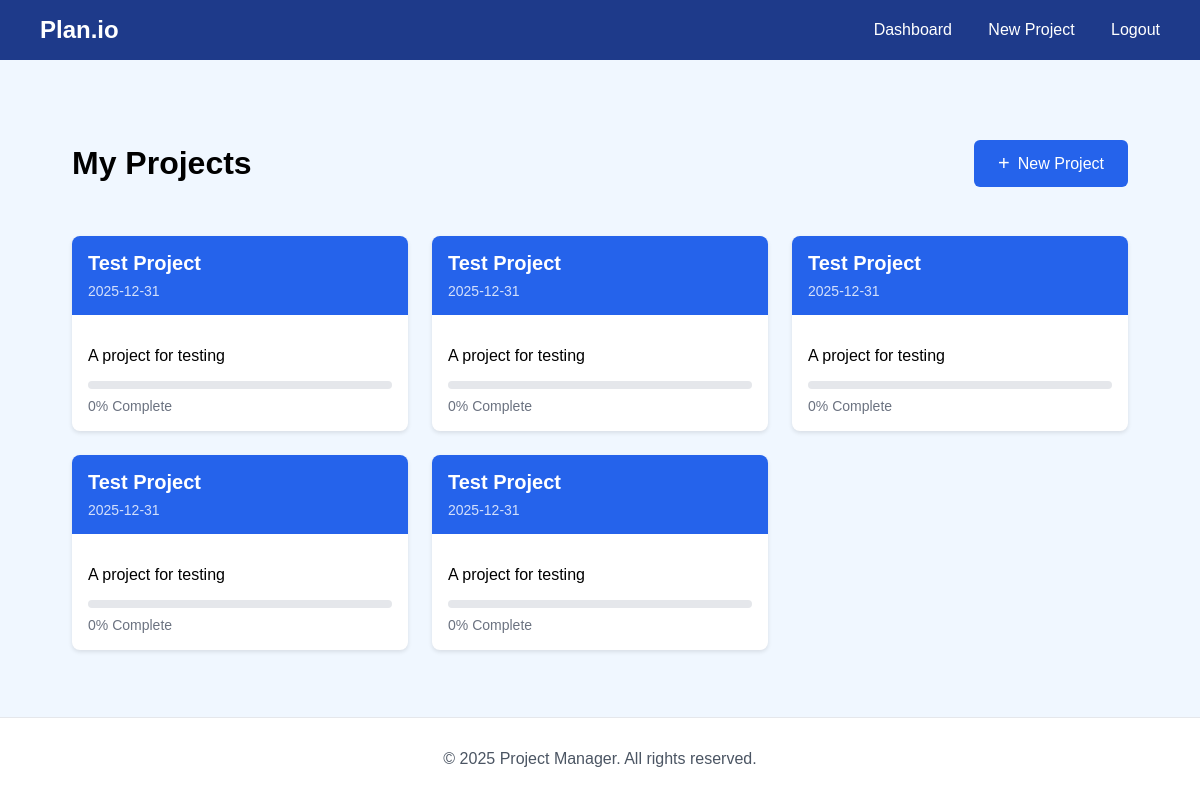
The app's page /dashboard (signed in) with its own data.
### tables this page shows
CREATE TABLE projects (
    id INTEGER PRIMARY KEY AUTOINCREMENT,
    user_id INTEGER NOT NULL,
    title TEXT NOT NULL,
    description TEXT,
    deadline DATE,
    status TEXT DEFAULT 'In Progress',
    progress INTEGER DEFAULT 0,
    created_at TIMESTAMP DEFAULT CURRENT_TIMESTAMP,
    FOREIGN KEY (user_id) REFERENCES users(id)
);

### app.py (the view)
@app.route("/dashboard")
@login_required
def dashboard():
    db = get_db()
    projects = db.execute(
        """
        SELECT p.*,
               COUNT(DISTINCT t.id) as total_tasks,
               COUNT(DISTINCT CASE WHEN t.completed = 1 THEN t.id END) as completed_tasks
        FROM projects p
        LEFT JOIN tasks t ON p.id = t.project_id
        WHERE p.user_id = ?
        GROUP BY p.id
        ORDER BY p.created_at DESC
        """,
        (session["user_id"],)
    ).fetchall()
    return render_template("dashboard.html", projects=projects)

### app.py (called while the page is built)
def get_db():
    db = sqlite3.connect(
        'project.db',
        detect_types=sqlite3.PARSE_DECLTYPES
    )
    db.row_factory = sqlite3.Row
    return db

def login_required(f):
    @wraps(f)
    def decorated_function(*args, **kwargs):
        if session.get("user_id") is None:
            return redirect("/login")
        return f(*args, **kwargs)
    return decorated_function

### templates/dashboard.html (shortened to what this page needs)
{% extends "base.html" %}
{% block content %}
<div class="project-container">
    <div class="projects-header">
        <h1>My Projects</h1>
        <a href="{{ url_for('new_project') }}" class="add-button">
            <span class="add-icon">+</span>
            New Project
        </a>
    </div>
{% if projects %}
    <div class="projects-grid">
        {% for project in projects %}
        <div class="project-card" onclick="window.location.href='{{ url_for('project', project_id=project.id) }}'">
            <div class="project-card-header">
                <h3 class="project-title">{{ project.title }}</h3>
                <p class="project-deadline">{{ project.deadline }}</p>
            </div>
            <div class="project-card-content">
                <p>{{ project.description[:100] }}{% if project.description|length > 100 %}...{% endif %}</p>
                <div class="project-progress">
                    <div class="progress-bar">
                    </div>
                    <span class="progress-text">{{ project.progress }}% Complete</span>
                </div>
            </div>
        </div>
        {% endfor %}
    </div>
    {% else %}
    <div class="no-projects">
        <h2>No projects yet</h2>
        <p>Click the "New Project" button to create your first project!</p>
    </div>
    {% endif %}
</div>
{% endblock %}

### templates/base.html (style rules this page uses)
body { font-family: Arial, sans-serif; margin: 0; padding: 0; background-color: #f0f7ff; min-height: 100vh; display: flex; flex-direction: column; }
.project-container { margin: 2rem auto; max-width: 1200px; }
.projects-grid { display: grid; grid-template-columns: repeat(auto-fill, minmax(300px, 1fr)); gap: 1.5rem; }
.project-card { background: white; border-radius: 0.5rem; box-shadow: 0 2px 4px rgba(0,0,0,0.1); transition: transform 0.2s, box-shadow 0.2s; overflow: hidden; }

### templates/dashboard.html (style rules this page uses)
.project-container { margin: 2rem auto; max-width: 1200px; padding: 0 1rem; }
.projects-header { display: flex; justify-content: space-between; align-items: center; margin-bottom: 2rem; }
.add-button { display: inline-flex; align-items: center; padding: 0.75rem 1.5rem; background-color: #2563EB; color: white; border-radius: 0.375rem; text-decoration: none; font-weight: 500; transition: background-color 0.2s; }
.add-icon { margin-right: 0.5rem; font-size: 1.25rem; }
.projects-grid { display: grid; grid-template-columns: repeat(auto-fill, minmax(300px, 1fr)); gap: 1.5rem; }
.project-card { background: white; border-radius: 0.5rem; box-shadow: 0 2px 4px rgba(0,0,0,0.1); transition: transform 0.2s, box-shadow 0.2s; cursor: pointer; overflow: hidden; }
.project-card-header { background: #2563EB; color: white; padding: 1rem; }
.project-title { margin: 0; font-size: 1.25rem; }
.project-deadline { margin: 0.5rem 0 0; font-size: 0.875rem; opacity: 0.8; }
.project-card-content { padding: 1rem; }
.project-progress { margin-top: 1rem; }
.progress-bar { background: #E5E7EB; height: 0.5rem; border-radius: 0.25rem; overflow: hidden; margin-bottom: 0.5rem; }
.progress-text { font-size: 0.875rem; color: #6B7280; }

### records on screen
projects: title "Test Project", deadline "2025-12-31", description "A project for testing", progress "0"
projects: title "Test Project", deadline "2025-12-31", description "A project for testing", progress "0"
projects: title "Test Project", deadline "2025-12-31", description "A project for testing", progress "0"
projects: title "Test Project", deadline "2025-12-31", description "A project for testing", progress "0"
projects: title "Test Project", deadline "2025-12-31", description "A project for testing", progress "0"
